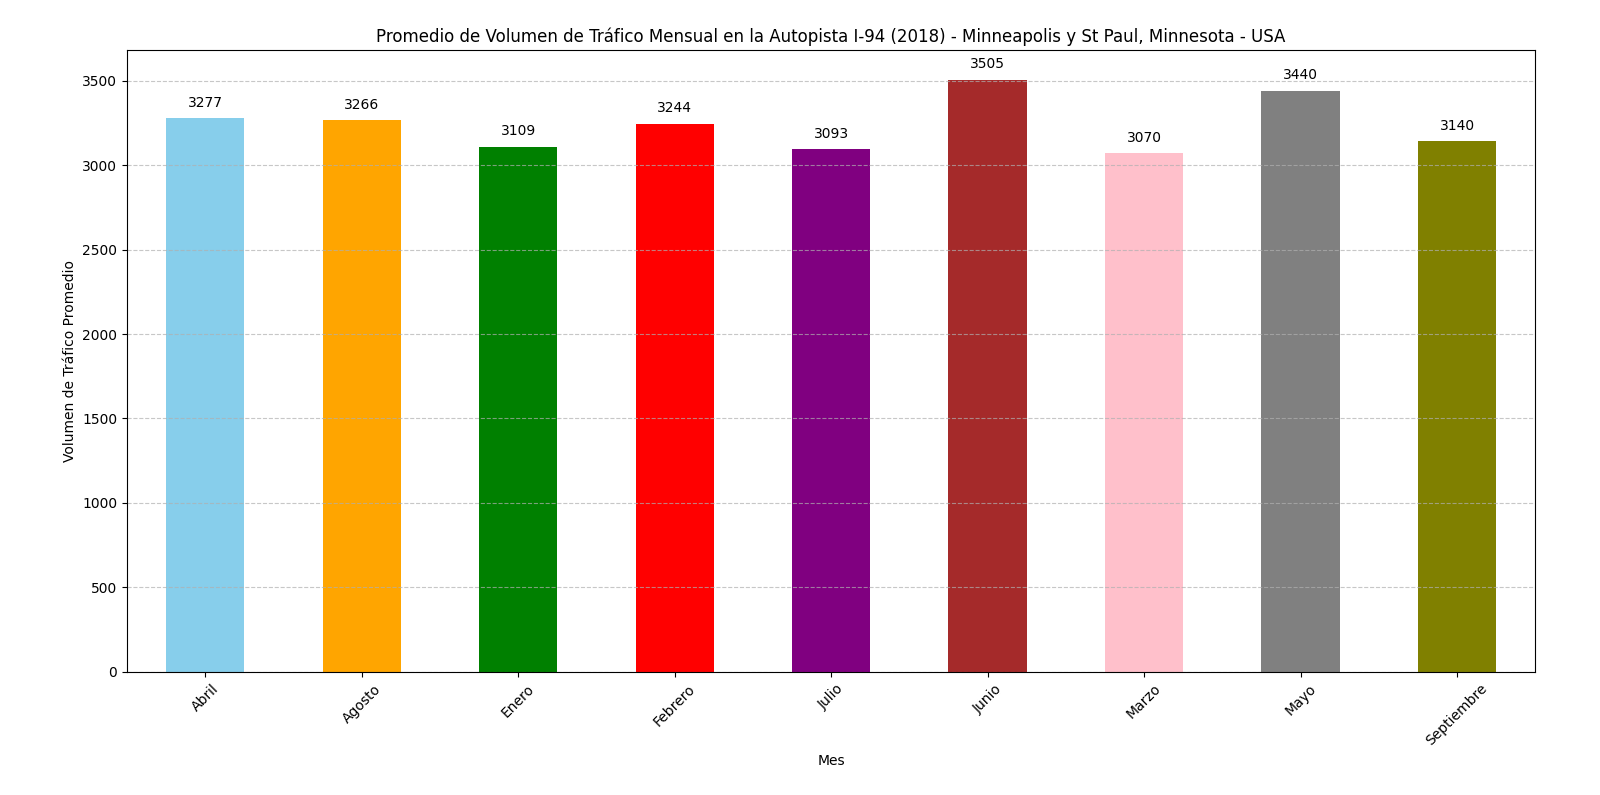

This figure's Python source:
import pandas as pd
import matplotlib.pyplot as plt
import numpy as np

# Cargar el dataset desde el archivo CSV
# Dataset Source : https://www.kaggle.com/datasets/anshtanwar/metro-interstate-traffic-volume

df = pd.read_csv('Metro_Interstate_Traffic_Volume.csv')

# Convertir la columna 'date_time' a tipo datetime
df['date_time'] = pd.to_datetime(df['date_time'], errors='coerce')

# Filtrar por el año 2018
df_2018 = df[df['date_time'].dt.year == 2018]

# Reemplazar los valores nulos con una cadena vacía
df_2018['date_time'] = df_2018['date_time'].fillna('')

# Convertir el formato de fecha para los datos que contienen hora
df_2018['date_time'] = df_2018['date_time'].apply(lambda x: x.strftime('%d-%m-%Y') if isinstance(x, pd.Timestamp) else x)

# Convertir la columna 'date_time' a tipo datetime sin la hora
df_2018['date_time'] = pd.to_datetime(df_2018['date_time'], errors='coerce')

# Agregar una nueva columna 'month' para el mes
df_2018['month'] = df_2018['date_time'].dt.month

# Mapear los números de mes a sus nombres
month_names = {1: 'Enero', 2: 'Febrero', 3: 'Marzo', 4: 'Abril', 5: 'Mayo', 6: 'Junio',
               7: 'Julio', 8: 'Agosto', 9: 'Septiembre', 10: 'Octubre', 11: 'Noviembre', 12: 'Diciembre'}
df_2018['month'] = df_2018['month'].map(month_names)

# Calcular el promedio del volumen de tráfico por mes
avg_traffic_by_month = df_2018.groupby('month')['traffic_volume'].mean()

# Lista de colores para cada barra
colors = ['skyblue', 'orange', 'green', 'red', 'purple', 'brown', 'pink', 'gray', 'olive', 'cyan', 'magenta', 'yellow']

# Crear el gráfico
plt.figure(figsize=(10, 6))
bars = avg_traffic_by_month.plot(kind='bar', color=colors, label='Volumen de Tráfico Promedio')

# Agregar los valores dentro de las barras y redondearlos
for bar in bars.patches:
    plt.text(bar.get_x() + bar.get_width() / 2, bar.get_height() + 50, 
             f"{round(bar.get_height())}",  # Redondear el valor y convertirlo a cadena
             ha='center', va='bottom')

plt.title('Promedio de Volumen de Tráfico Mensual en la Autopista I-94 (2018) - Minneapolis y St Paul, Minnesota - USA')
plt.xlabel('Mes')
plt.ylabel('Volumen de Tráfico Promedio')
plt.xticks(rotation=45)
plt.grid(axis='y', linestyle='--', alpha=0.7)
plt.tight_layout()
plt.show()
